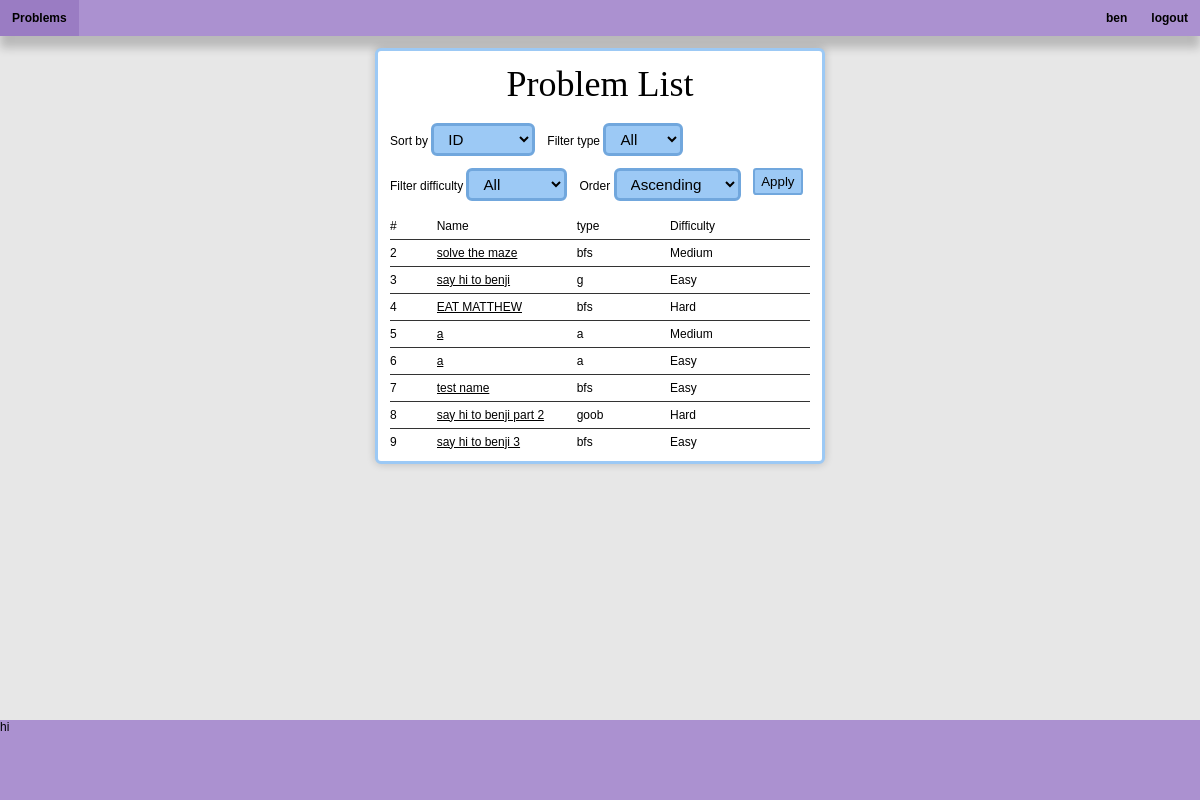
/problem_list (signed in), run on the app's committed database.
### app.py (models this page shows, shortened)
class Base(DeclarativeBase):
    pass

class User(Base, UserMixin):
    __tablename__ = "User"
    user_id: Mapped[int] = mapped_column(primary_key=True)
    name: Mapped[str] = mapped_column(String)
    role: Mapped[str] = mapped_column(String)
    hash: Mapped[str] = mapped_column(String)
    user_problems: Mapped[list["User_Problem"]] = \
        relationship("User_Problem", back_populates="user")

class Problem(Base):
    __tablename__ = "Problem"
    problem_id: Mapped[int] = mapped_column(primary_key=True)
    description: Mapped[str] = mapped_column(String)
    function_name: Mapped[str] = mapped_column(String)
    function_args: Mapped[str] = mapped_column(String)
    type: Mapped[str] = mapped_column(String)
    problem_name: Mapped[str] = mapped_column(String)
    difficulty: Mapped[str] = mapped_column(String)
    user_problems: Mapped[list["User_Problem"]] = \
        relationship("User_Problem", back_populates="problem")
    tests: Mapped[List["Test"]] = \
        relationship("Test", back_populates="problem")
    problem_tags: Mapped[List["Problem_Tag"]] = \
        relationship("Problem_Tag", back_populates="problem")

### app.py (the view)
@app.route('/problem_list', methods=["GET", "POST"])
@login_required
def problem_list():
    with Session(engine) as session:
        q = select(Problem.type).distinct().order_by(Problem.type)
        problem_types = session.scalars(q).all()
        q = select(Problem.difficulty).distinct().order_by(Problem.difficulty)
        difficulties = session.scalars(q).all()
        form = ProblemListForm(request.args)
        form.filter_type.choices += [(t, t) for t in problem_types]
        form.filter_difficulty.choices += [(d, d) for d in difficulties]
        sort_by = form.sort_by.data or 'problem_id'
        order = form.order.data or 'asc'
        filter_type = form.filter_type.data or 'all'
        filter_difficulty = form.filter_difficulty.data or 'all'
        sort_columns = {'problem_id': Problem.problem_id,
                        'name': Problem.problem_name,
                        'type': Problem.type, 'difficulty': Problem.difficulty}
        sort_column = sort_columns[sort_by]
        q = select(Problem)
        if filter_type != 'all':
            q = q.where(Problem.type == filter_type)
        if filter_difficulty != 'all':
            q = q.where(Problem.difficulty == filter_difficulty)
        if order == 'desc':
            q = q.order_by(sort_column.collate("NOCASE").desc())
        else:
            q = q.order_by(sort_column.collate("NOCASE").asc())
        print(q)
        temp_problems = session.scalars(q).all()
        print(temp_problems)
        problems = [{'problem_id': i.problem_id,
                     'name': i.problem_name,
                     'difficulty': i.difficulty,
                     'type': i.type} for i in temp_problems]
    return render_template("problem_list.html", problems=problems, form=form)

### app.py
class ProblemListForm(Form):
    sort_by = SelectField('Sort by', choices=[('problem_id', 'ID'),
                                              ('name', 'Name'),
                                              ('type', 'Type'),
                                              ('difficulty', 'Difficulty')])
    order = SelectField('Order', choices=[('asc', 'Ascending'),
                                          ('desc', 'Descending')])
    filter_type = SelectField('Filter type', choices=[('all', 'All')])
    filter_difficulty = SelectField('Filter difficulty',
                                    choices=[('all', 'All')])
    submit = SubmitField('Apply')

### app.py (called while the page is built)
@login_manager.user_loader
def load_user(user_id):
    query = select(User).where(User.user_id == user_id)
    with Session(engine) as session:
        obj = session.scalar(query)
    return obj

### templates/problem_list.html (shortened to what this page needs)
{% extends "layout.html" %} {% block content %}
<div class="problem-list-container problem-list-item">
    <h1 class="problem-list-item-header">Problem List</h1>
    <div>
        <form class="problem-list-sort-form" method="GET" action="{{ url_for('problem_list') }}">
            <div>
                <label for="sort_by">{{ form.sort_by.label.text }}</label>
                {{ form.sort_by(class_='form-control') }}
            </div>
            <div>
                <label for="filter_type">{{ form.filter_type.label.text }}</label>
                {{ form.filter_type(class_='form-control') }}
            </div>
            <div>
                <label for="filter_difficulty">{{ form.filter_difficulty.label.text }}</label>
                {{ form.filter_difficulty(class_='form-control') }}
            </div>
            <div>
                <label for="order">{{ form.order.label.text }}</label>
                {{ form.order(class_='form-control') }}
            </div>
            {{ form.submit(class_='button', class='problem-list-filter-button') }}
        </form>
    </div>
    <div>
        <div class="problem-list-column-names">
            <div>#</div>
            <div>Name</div>
            <div>type</div>
            <div>Difficulty</div>
        </div>
        {% for problem in problems %}
        <div class="problem-list-columns">
            <div class="problem-list-column-container">{{ problem["problem_id"] }}</div>
            <div class="problem-list-column-container">
                <a class="problem-link" href="/problem/{{ problem['problem_id'] }}">{{ problem["name"] }}</a>
            </div>
            <div class="problem-list-column-container">{{ problem["type"] }}</div>
            <div class="problem-list-column-container">{{ problem["difficulty"] }}</div>
        </div>
        {% endfor %}
    </div>
</div>
{% endblock %}

### templates/layout.html (shortened to what this page needs)
<!DOCTYPE html>
<html lang="en">
  <head>
    <link rel="stylesheet" href="/static/css/style.css" />
  </head>
  <body>
    <nav>{% include "navbar.html" %}</nav>
    <main>{% block content %}{% endblock %}</main>
    <footer>{% include "footer.html" %}</footer>
  </body>
</html>

### templates/navbar.html (shortened to what this page needs)
<div class="navbar">
    <div class="left-navbar navbar-section">
        <a class="navbar-item" href="/">
            Problems
        </a>
    </div>
    <div class="right-navbar navbar-section">
        {% if current_user.is_authenticated %}
        <div class="static-navbar-item">
            {{current_user.name}}
        </div>
        <form action="/logout">
            <button class="navbar-item" type="submit">logout</button>
        </form>
        {% endif %}
    </div>
</div>

### templates/footer.html
<div class="footer">
    <div>hi</div>
</div>

### static/css/style.css (style rules this page uses)
body { height: 100vh; display: flex; flex-direction: column; font-family: 'Alfa Slab One', serif; width: 100vw; padding: 0; margin: 0; font-family: sans-serif; background-color: #e7e7e7; font-size: 1vw; text-decoration-color: black; }
a { margin: 0; padding: 0; text-decoration: none; color: black; }
h1, h2, h3, h4, h5, h6 P { margin: 0; padding: 0; }
h1 { font-weight: normal; font-family: 'Alfa Slab One'; font-size: 3em; }
button { font-size: 1em; }
main { flex: 1; flex-direction: column; display: flex; min-height: 0; padding: 1em; }
button { display: block; }
.navbar { height: 10vh; background-color: aqua; }
.footer { height: 10vh; background-color: #ab91d0; }
.problem-list-filter-button { border: solid #71a7dd 0.2em; white-space: nowrap; padding: 0 0.5em 0 0.5em; height: 2em; display: flex; background: #9CC9F5; align-items: center; border-radius: 0.25em; }
.form-control { background-color: #9cc9f5; color: #000000; border: solid #71a7dd 0.2em; border-radius: 6px; padding: 4px 10px; font-size: 0.95rem; font-family: inherit; cursor: pointer; outline: none; transition: background-color 0.2s, border-color 0.2s; }
.problem-list-column-names { text-align: left; display: grid; grid-template-columns: minmax(0, 0.5fr) minmax(0, 1.5fr) minmax(0, 1fr) minmax(0, 0.75fr) minmax(0, 0.75fr); }
.problem-list-item-header { text-align: center; width: fit-content; justify-self: center; }
.problem-list-item { align-self: center; box-shadow: 0em 0em 0.75em rgba(0, 0, 0, 0.2); display: grid; grid-template-columns: 1fr; row-gap: 1.5vw; border: 0.25vw solid #9CC9F5; background-color: #ffffff; padding: 1em; border-radius: 0.5em; width: 35em; }
.problem-list-column-container { display: inline-block; overflow-x: hidden; max-width: 100%; }
.problem-list-columns { text-align: left; display: grid; grid-template-columns: minmax(0, 0.5fr) minmax(0, 1.5fr) minmax(0, 1fr) minmax(0, 0.75fr) minmax(0, 0.75fr); }
.problem-list-sort-form { display: flex; flex-wrap: wrap; row-gap: 1em; gap: 1em; }
.problem-link { display: inline-block; text-decoration: underline; }
.navbar { box-shadow: 0em 1em 0.75em rgba(0, 0, 0, 0.2); width: 100vw; display: flex; justify-content: space-between; align-items: center; background-color: #ab91d0; height: 3em; }
.navbar-section { height: 100%; display: grid; grid-template-columns: repeat(5, max-content); }
.navbar-item { font-weight: bold; font-size: 1em; background-color: #ab91d0; border: none; display: flex; align-items: center; padding: 0 1vw 0 1vw; height: 100%; }
.static-navbar-item { font-weight: bold; font-size: 1em; background-color: #ab91d0; border: none; display: flex; align-items: center; padding: 0 1vw 0 1vw; height: 100%; }
.problem-list-filter-button { border: solid #71a7dd 0.2em; white-space: nowrap; padding: 0 0.5em 0 0.5em; height: 2em; display: flex; background: #9CC9F5; align-items: center; border-radius: 0.25em; width: fit-content; }

### data on the page
User: name "ben"
Problem: problem_id "2", name "solve the maze", type "bfs", difficulty "Medium"
Problem: problem_id "3", name "say hi to benji", type "g", difficulty "Easy"
Problem: problem_id "4", name "EAT MATTHEW", type "bfs", difficulty "Hard"
Problem: problem_id "5", name "a", type "a", difficulty "Medium"
Problem: problem_id "6", name "a", type "a", difficulty "Easy"
Problem: problem_id "7", name "test name", type "bfs", difficulty "Easy"
Problem: problem_id "8", name "say hi to benji part 2", type "goob", difficulty "Hard"
Problem: problem_id "9", name "say hi to benji 3", type "bfs", difficulty "Easy"
